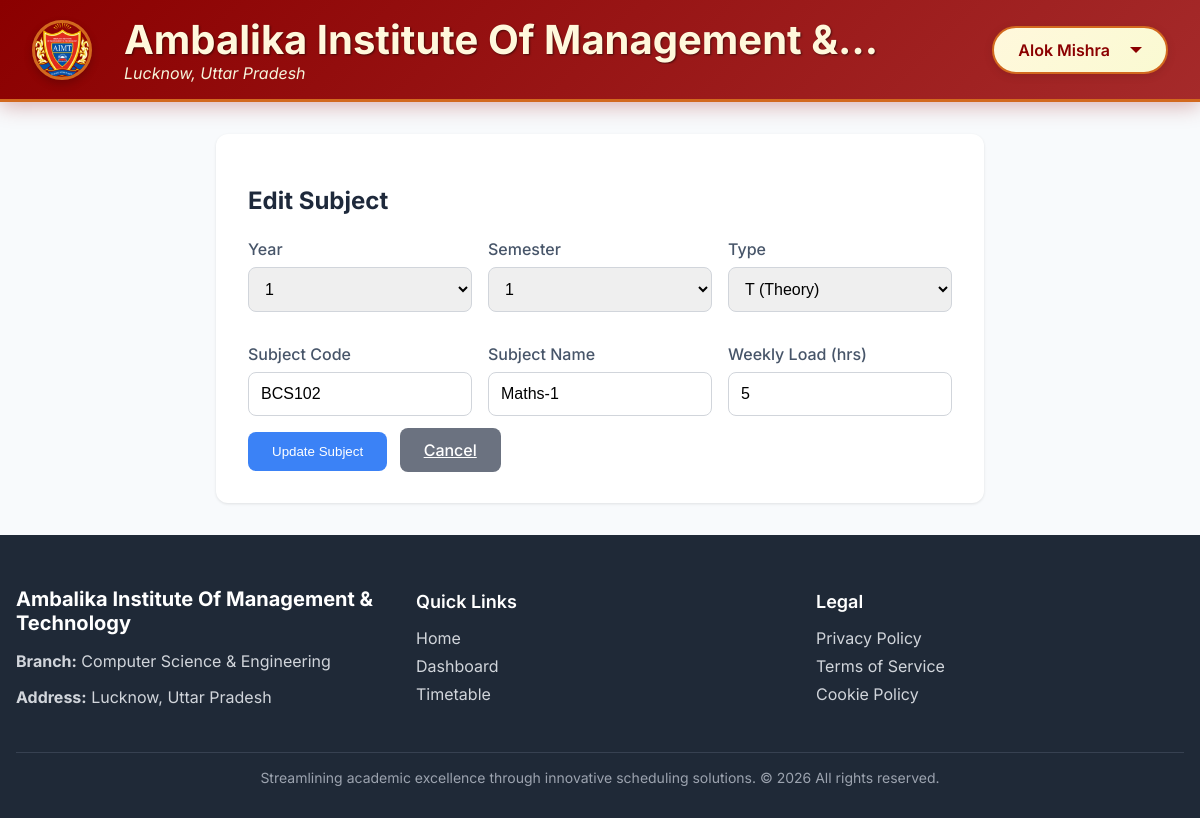
The page /hod/edit_subject.php?subject_id=208 (signed in) on the database its author committed.
### tables this page shows
CREATE TABLE IF NOT EXISTS `hod` (
  `hod_id` int NOT NULL AUTO_INCREMENT,
  `user_id` int NOT NULL,
  `branch_id` int NOT NULL,
  `hod_name` varchar(100) NOT NULL,
  `email` varchar(100) NOT NULL,
  `created_by` int NOT NULL,
  `created_at` timestamp NULL DEFAULT CURRENT_TIMESTAMP,
  `college_name` varchar(255) DEFAULT NULL,
  `address` varchar(255) DEFAULT NULL,
  `college_logo` varchar(255) DEFAULT NULL,
  PRIMARY KEY (`hod_id`),
  UNIQUE KEY `email` (`email`),
  KEY `user_id` (`user_id`),
  KEY `branch_id` (`branch_id`),
  KEY `created_by` (`created_by`),
  CONSTRAINT `hod_ibfk_1` FOREIGN KEY (`user_id`) REFERENCES `users` (`user_id`) ON DELETE CASCADE,
  CONSTRAINT `hod_ibfk_2` FOREIGN KEY (`branch_id`) REFERENCES `branches` (`branch_id`) ON DELETE CASCADE,
  CONSTRAINT `hod_ibfk_3` FOREIGN KEY (`created_by`) REFERENCES `users` (`user_id`) ON DELETE RESTRICT
);

CREATE TABLE IF NOT EXISTS `subjects` (
  `subject_id` int NOT NULL AUTO_INCREMENT,
  `branch_id` int NOT NULL,
  `subject_code` varchar(20) NOT NULL,
  `subject_name` varchar(100) NOT NULL,
  `weekly_hours` int NOT NULL,
  `type` enum('T','P') NOT NULL DEFAULT 'T',
  `year` int NOT NULL DEFAULT '1',
  `semester` int NOT NULL DEFAULT '1',
  `created_at` timestamp NULL DEFAULT CURRENT_TIMESTAMP,
  PRIMARY KEY (`subject_id`),
  UNIQUE KEY `subject_code` (`subject_code`),
  KEY `branch_id` (`branch_id`),
  KEY `idx_year_sem` (`year`,`semester`),
  CONSTRAINT `subjects_ibfk_1` FOREIGN KEY (`branch_id`) REFERENCES `branches` (`branch_id`) ON DELETE CASCADE
);

CREATE TABLE IF NOT EXISTS `branches` (
  `branch_id` int NOT NULL AUTO_INCREMENT,
  `branch_name` varchar(100) NOT NULL,
  `created_at` timestamp NULL DEFAULT CURRENT_TIMESTAMP,
  PRIMARY KEY (`branch_id`),
  UNIQUE KEY `branch_name` (`branch_name`)
);

### hod/edit_subject.php (the view, shortened to what this page needs)
<?php
include '../include/db.php';
$user_id = $_SESSION['user_id'];
$hod_branch_id = 1;
$hod_branch_query = "SELECT b.branch_id FROM hod h JOIN branches b ON h.branch_id = b.branch_id WHERE h.user_id = $user_id";
$hod_branch_result = mysqli_query($conn, $hod_branch_query);
if ($hod_branch_result && mysqli_num_rows($hod_branch_result) > 0) {
    $hod_branch = mysqli_fetch_assoc($hod_branch_result);
    $hod_branch_id = $hod_branch['branch_id'];
}
$subject_id = isset($_GET['subject_id']) ? intval($_GET['subject_id']) : 0;
$subject = null;
$error = '';
if ($subject_id > 0 && !$subject) {
    $fetch_query = "SELECT * FROM subjects WHERE subject_id = $subject_id AND branch_id = $hod_branch_id";
    $fetch_result = mysqli_query($conn, $fetch_query);
    if ($fetch_result && mysqli_num_rows($fetch_result) > 0) {
        $subject = mysqli_fetch_assoc($fetch_result);
    } else {
        $error = "Subject not found or you don't have permission to edit it.";
    }
} elseif ($subject_id <= 0) {
    $error = "Invalid subject ID.";
}
$years = [1, 2, 3, 4];
$semesters = [1, 2, 3, 4, 5, 6, 7, 8];
include 'header.php';
?>
<!DOCTYPE html>
<html lang="en">
<head>
    <link rel="stylesheet" href="https://cdnjs.cloudflare.com/ajax/libs/font-awesome/6.0.0/css/all.min.css">
</head>
<body>
    <div class="container">
        <div class="section">
            <h2>Edit Subject</h2>
            <?php if ($subject): ?>
                <form method="post">
                    <div class="form-row">
                        <div class="form-group">
                            <label for="year">Year</label>
                            <select name="year" id="year" required>
                                <?php foreach($years as $y): ?>
                                    <option value="<?php echo $y; ?>" <?php echo ($subject['year'] == $y) ? 'selected' : ''; ?>><?php echo $y; ?></option>
                                <?php endforeach; ?>
                            </select>
                        </div>
                        <div class="form-group">
                            <label for="semester">Semester</label>
                            <select name="semester" id="semester" required>
                                <?php foreach($semesters as $s): ?>
                                    <option value="<?php echo $s; ?>" <?php echo ($subject['semester'] == $s) ? 'selected' : ''; ?>><?php echo $s; ?></option>
                                <?php endforeach; ?>
                            </select>
                        </div>
                        <div class="form-group">
                            <label for="type">Type</label>
                            <select name="type" id="type" required>
                                <option value="T" <?php echo ($subject['type'] == 'T') ? 'selected' : ''; ?>>T (Theory)</option>
                            </select>
                        </div>
                        <div class="form-group">
                            <label for="subject_code">Subject Code</label>
                            <input type="text" name="subject_code" id="subject_code" value="<?php echo htmlspecialchars($subject['subject_code']); ?>" placeholder="e.g., BCS101" required>
                        </div>
                        <div class="form-group">
                            <label for="subject_name">Subject Name</label>
                            <input type="text" name="subject_name" id="subject_name" value="<?php echo htmlspecialchars($subject['subject_name']); ?>" placeholder="e.g., Programming" required>
                        </div>
                        <div class="form-group">
                            <label for="weekly_load">Weekly Load (hrs)</label>
                            <input type="number" name="weekly_load" id="weekly_load" min="1" max="10" value="<?php echo $subject['weekly_hours']; ?>" required>
                        </div>
                    </div>
                    <button type="submit" name="update_subject" class="btn">Update Subject</button>
                    <a href="subject_management.php" class="btn btn-cancel">Cancel</a>
                </form>
            <?php else: ?>
                <div class="message error"><?php echo htmlspecialchars($error); ?></div>
                <a href="subject_management.php" class="btn">Back to Subjects</a>
            <?php endif; ?>
        </div>
    </div>
<?php include 'footer.php'; ?>
</body>
</html>

### hod/header.php (shortened to what this page needs)
<?php
include __DIR__ . '/../include/db.php';
$user_name = "User Profile";
$college_name = "College Name";
$college_address = "College Address";
$college_logo = "https://placehold.co/100x100/A0AEC0/4A5563?text=U";
if (isset($_SESSION['user_id']) && isset($_SESSION['role'])) {
    if ($_SESSION['role'] === 'hod') {
        $query = "SELECT hod_name, college_name, address, college_logo FROM hod WHERE user_id = " . (int)$_SESSION['user_id'];
        $result = mysqli_query($conn, $query);
        if ($result && mysqli_num_rows($result) > 0) {
            $user_data = mysqli_fetch_assoc($result);
            $user_name = htmlspecialchars($user_data['hod_name']);
            $college_name = htmlspecialchars($user_data['college_name']);
            $college_address = htmlspecialchars($user_data['address']);
            $logo_filename = trim($user_data['college_logo']);
            if (!empty($logo_filename) && file_exists(__DIR__ . '/../Logo/' . $logo_filename)) {
                $college_logo = '../Logo/' . htmlspecialchars($logo_filename);
            } elseif (!empty($logo_filename) && file_exists(__DIR__ . '/../logo/' . $logo_filename)) {
                $college_logo = '../logo/' . htmlspecialchars($logo_filename);
            } else {
                $college_logo = $college_logo;
            }
        }
    }
}
?>
<!DOCTYPE html>
<html lang="en">
<head>
</head>
<body>
    <header class="header-container">
        <div class="header-left">
            <img class="college-logo" src="<?php echo htmlspecialchars($college_logo); ?>" alt="College Logo">
            <div class="college-info">
                <span class="college-name"><?php echo $college_name; ?></span>
                <span class="college-address"><?php echo $college_address; ?></span>
            </div>
        </div>
        <div class="header-right">
            <div id="profile-menu-button" class="profile-button">
                <span class="profile-name"><?php echo $user_name; ?></span>
                <div class="profile-arrow"></div>
            </div>
        </div>
    </header>
</body>
</html>

### hod/footer.php (shortened to what this page needs)
<?php
include '../include/db.php';
if (isset($_SESSION['user_id']) && $_SESSION['role'] === 'hod') {
    $query = "SELECT b.branch_name, h.college_name, h.address FROM hod h JOIN branches b ON h.branch_id = b.branch_id WHERE h.user_id = " . (int)$_SESSION['user_id'];
    $result = mysqli_query($conn, $query);
    if ($result && mysqli_num_rows($result) > 0) {
        $hod_data = mysqli_fetch_assoc($result);
        $branch_name = $hod_data['branch_name'];
        $college_name = $hod_data['college_name'] ?? 'Unknown College';
        $college_address = $hod_data['address'] ?? 'No address available';
    } else {
        $branch_name = 'Unknown Branch';
        $college_name = 'Unknown College';
        $college_address = 'No address available';
    }
} else {
    $branch_name = 'Timetable Management System';
    $college_name = 'Timetable Management System';
    $college_address = '';
}
?>
<footer>
    <div class="footer-container">
        <div class="footer-grid">
            <div class="footer-section">
                <h3><?php echo htmlspecialchars($college_name); ?></h3>
                <p><strong>Branch:</strong> <?php echo htmlspecialchars($branch_name); ?></p>
                <p><strong>Address:</strong> <?php echo htmlspecialchars($college_address); ?></p>
            </div>
            <div class="footer-section">
                <h4>Quick Links</h4>
                <ul>
                    <li><a href="#">Home</a></li>
                    <li><a href="#">Dashboard</a></li>
                    <li><a href="#">Timetable</a></li>
                </ul>
            </div>
            <div class="footer-section">
                <h4>Legal</h4>
                <ul>
                    <li><a href="#">Privacy Policy</a></li>
                    <li><a href="#">Terms of Service</a></li>
                    <li><a href="#">Cookie Policy</a></li>
                </ul>
            </div>
        </div>
        <div class="footer-bottom">
            <p>Streamlining academic excellence through innovative scheduling solutions. © <?php echo date("Y"); ?> All rights reserved.</p>
        </div>
    </div>
</footer>
</body>
</html>

### hod/header.php (style rules this page uses)
body { font-family: -apple-system, BlinkMacSystemFont, "Segoe UI", Roboto, Helvetica, Arial, sans-serif; background-color: #821d07ff; margin: 0; padding: 0; }
.header-container { background: linear-gradient(135deg, #8B0000 0%, #A52A2A 100%); box-shadow: 0 4px 20px rgba(139, 0, 0, 0.3); padding: 1rem 2rem; display: flex; justify-content: space-between; align-items: center; position: sticky; top: 0; z-index: 1000; border-bottom: 3px solid #D2691E; }
.header-left { display: flex; align-items: center; flex-grow: 1; flex-basis: 0; min-width: 0; max-width: 75%; }
.college-logo { width: 60px; height: 60px; border-radius: 50%; object-fit: cover; margin-right: 1rem; border: 3px solid #D2691E; flex-shrink: 0; box-shadow: 0 4px 8px rgba(0, 0, 0, 0.2); }
.college-info { display: flex; flex-direction: column; line-height: 1.2; min-width: 0; flex-grow: 1; }
.college-name { font-size: 2.5rem; font-weight: 700; color: #FFF8DC; white-space: nowrap; overflow: hidden; text-overflow: ellipsis; padding-left: 1rem; text-shadow: 1px 1px 2px rgba(0, 0, 0, 0.5); }
.college-address { font-size: 1rem; color: #F5F5DC; white-space: nowrap; overflow: hidden; text-overflow: ellipsis; padding-left: 1rem; font-style: italic; }
.header-right { position: relative; display: flex; align-items: center; margin-left: 1rem; flex-shrink: 0; }
.profile-button { cursor: pointer; padding: 0.75rem 1.5rem; background: linear-gradient(135deg, #FFF8DC 0%, #FAFAD2 100%); border: 2px solid #D2691E; border-radius: 25px; display: flex; align-items: center; transition: all 0.3s ease-in-out; min-width: 140px; justify-content: flex-end; position: relative; box-shadow: 0 2px 10px rgba(0, 0, 0, 0.1); }
.profile-name { font-size: 1rem; font-weight: 600; color: #8B0000; margin-right: 0.75rem; white-space: nowrap; overflow: hidden; text-overflow: ellipsis; }
.profile-arrow { width: 0; height: 0; border-left: 6px solid transparent; border-right: 6px solid transparent; border-top: 6px solid #8B0000; margin-left: 0.5rem; transition: transform 0.3s ease-in-out; }

### hod/edit_subject.php (style rules this page uses)
* { box-sizing: border-box; }
body { font-family: 'Inter', sans-serif; background: #f8fafc; margin: 0; padding: 0; }
.container { max-width: 800px; margin: 2rem auto; padding: 0 1rem; }
.section { background: white; margin-bottom: 2rem; padding: 2rem; border-radius: 12px; box-shadow: 0 1px 3px rgba(0,0,0,0.1); }
.section h2 { color: #1e293b; margin-bottom: 1.5rem; }
.form-group { margin-bottom: 1rem; }
.form-group label { display: block; font-weight: 500; color: #475569; margin-bottom: 0.5rem; }
.form-group select, .form-group input { width: 100%; padding: 0.75rem; border: 1px solid #d1d5db; border-radius: 8px; font-size: 1rem; }
.form-row { display: flex; gap: 1rem; flex-wrap: wrap; }
.form-row .form-group { flex: 1 1 200px; min-width: 150px; }
.btn { background: #3b82f6; color: white; border: none; padding: 0.75rem 1.5rem; border-radius: 8px; cursor: pointer; font-weight: 500; transition: background 0.2s; margin-right: 0.5rem; }
.btn-cancel { background: #6b7280; }

### hod/footer.php (style rules this page uses)
footer { background-color: #1f2937; color: #ffffff; padding: 2rem 0; margin-top: 2rem; }
.footer-container { max-width: 1200px; margin: 0 auto; padding: 0 1rem; }
.footer-grid { display: grid; grid-template-columns: 1fr; gap: 2rem; margin-bottom: 2rem; }
.footer-section { text-align: center; }
.footer-section h3 { font-size: 1.25rem; font-weight: bold; margin-bottom: 0.5rem; }
.footer-section h4 { font-size: 1.125rem; font-weight: 600; margin-bottom: 1rem; }
.footer-section p { color: #d1d5db; margin-bottom: 0.5rem; }
.footer-section ul { list-style: none; padding: 0; }
.footer-section li { margin-bottom: 0.5rem; }
.footer-section a { color: #d1d5db; text-decoration: none; transition: color 0.2s ease; }
.footer-bottom { border-top: 1px solid #374151; padding-top: 1rem; text-align: center; }
.footer-bottom p { color: #9ca3af; font-size: 0.875rem; margin: 0; }
@media (min-width: 768px) { .footer-grid { grid-template-columns: repeat(3, 1fr); gap: 2rem; } }
@media (min-width: 768px) { .footer-section { text-align: left; } }

### rows shown on the page
hod: college_logo (picture), college_name "Ambalika Institute Of Management &…", address "Lucknow, Uttar Pradesh", hod_name "Alok Mishra", college_name "Ambalika Institute Of Management & Technology"
subjects: year "1", semester "1", type "T (Theory)", subject_code "BCS102", subject_name "Maths-1", weekly_load "5"
branches: branch_name "Computer Science & Engineering"
